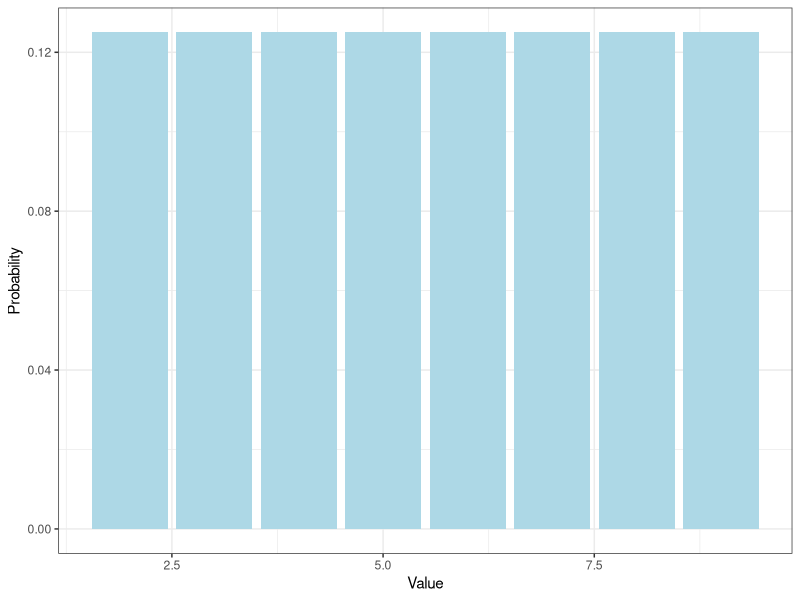

This chart was generated by the following R code:
## ---- chunk 1
knitr::opts_chunk$set(echo = TRUE)

library(tidyverse)

## ---- chunk 2

possible_values = 2:9
probabilities = rep(1 / length(possible_values), 
                    length(possible_values))

sum(probabilities) == 1
## ---- chunk 3
population_df <- data.frame(Value = possible_values, Probability = probabilities)

population_df |> 
  ggplot(aes(x=Value, y=Probability)) +
  geom_col(fill='lightblue') +
  theme_bw()
## ---- chunk 4
# population_mean =

# population_variance =

# population_sd =

## ---- chunk 5

# sample_size =

# sample = (population_df$Value, population_df$Probability)

# sample_mean =

## ---- chunk 6
# sample
# confidence_interval = 
# print(confidence_interval)
## ---- chunk 7

# sample_size = 

# n_samples = 

df_samples <- data.frame(
  # sample_ID = ,
  # value = 
  )

df_samples
## ---- chunk 8

# df_sample_mean = df_samples %>%

# df_sample_mean %>%
  # ggplot()

## ---- chunk 9

# error =
# print(error)

## ---- chunk 10

## ---- chunk 11

